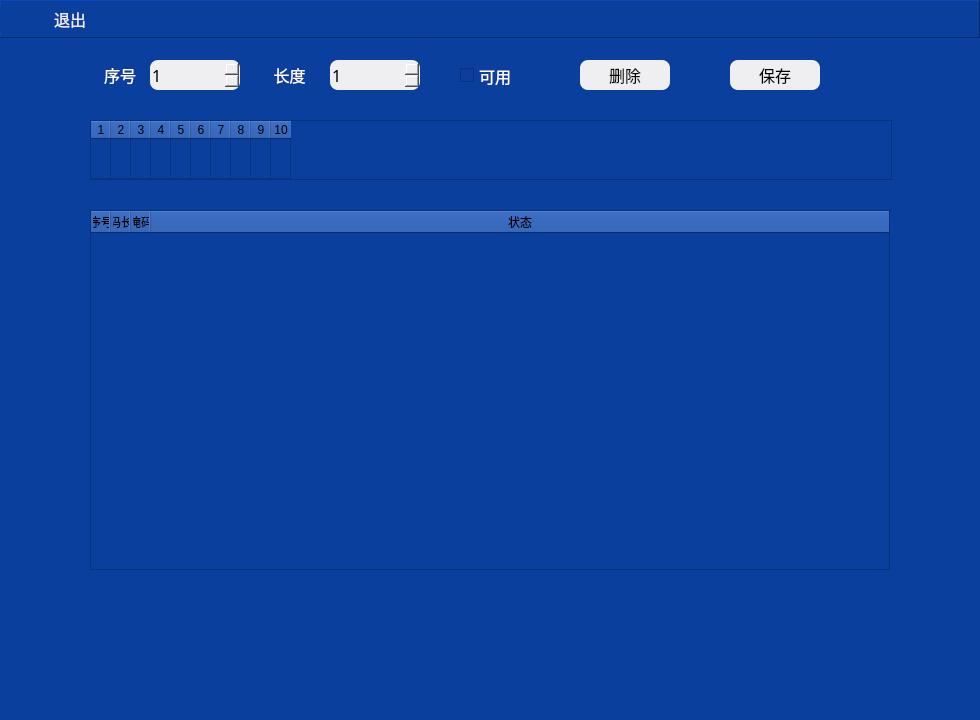
<?xml version="1.0" encoding="UTF-8"?>
<ui version="4.0">
 <class>parameterRule</class>
 <widget class="QWidget" name="parameterRule">
  <property name="geometry">
   <rect>
    <x>0</x>
    <y>0</y>
    <width>980</width>
    <height>720</height>
   </rect>
  </property>
  <property name="windowTitle">
   <string>编码规则</string>
  </property>
  <property name="styleSheet">
   <string notr="true">QWidget
{
background-color: rgb(11,63,158);
}
QRadioButton
{
color: rgb(255, 255, 255);
}
QLineEdit
{
border-radius:5px;
}

QSpinBox
{
border-radius:8px;
}
QToolButton
{
border-radius:8px;
}
QPushButton
{
border-radius:8px;
}</string>
  </property>
  <widget class="QFrame" name="frame_6">
   <property name="geometry">
    <rect>
     <x>0</x>
     <y>0</y>
     <width>980</width>
     <height>38</height>
    </rect>
   </property>
   <property name="frameShape">
    <enum>QFrame::Panel</enum>
   </property>
   <property name="frameShadow">
    <enum>QFrame::Raised</enum>
   </property>
   <widget class="QToolButton" name="toolButton_2">
    <property name="geometry">
     <rect>
      <x>0</x>
      <y>1</y>
      <width>140</width>
      <height>36</height>
     </rect>
    </property>
    <property name="font">
     <font>
      <family>微软雅黑</family>
      <pointsize>12</pointsize>
     </font>
    </property>
    <property name="styleSheet">
     <string notr="true">color: rgb(239, 239, 241);
border:0px;</string>
    </property>
    <property name="text">
     <string>退出</string>
    </property>
    <property name="icon">
     <iconset resource="image.qrc">
      <normaloff>:/resource/left-32.png</normaloff>:/resource/left-32.png</iconset>
    </property>
    <property name="iconSize">
     <size>
      <width>30</width>
      <height>30</height>
     </size>
    </property>
    <property name="toolButtonStyle">
     <enum>Qt::ToolButtonTextBesideIcon</enum>
    </property>
   </widget>
  </widget>
  <widget class="QSpinBox" name="spinBox_6">
   <property name="geometry">
    <rect>
     <x>330</x>
     <y>60</y>
     <width>90</width>
     <height>30</height>
    </rect>
   </property>
   <property name="font">
    <font>
     <family>微软雅黑</family>
     <pointsize>12</pointsize>
    </font>
   </property>
   <property name="styleSheet">
    <string notr="true">background-color: rgb(239, 239, 241);</string>
   </property>
   <property name="wrapping">
    <bool>false</bool>
   </property>
   <property name="frame">
    <bool>true</bool>
   </property>
   <property name="buttonSymbols">
    <enum>QAbstractSpinBox::UpDownArrows</enum>
   </property>
   <property name="minimum">
    <number>1</number>
   </property>
   <property name="maximum">
    <number>40</number>
   </property>
  </widget>
  <widget class="QLabel" name="label_26">
   <property name="geometry">
    <rect>
     <x>100</x>
     <y>60</y>
     <width>40</width>
     <height>30</height>
    </rect>
   </property>
   <property name="font">
    <font>
     <family>微软雅黑</family>
     <pointsize>12</pointsize>
    </font>
   </property>
   <property name="styleSheet">
    <string notr="true">color: rgb(255, 255, 255);
border:0px;</string>
   </property>
   <property name="text">
    <string>序号</string>
   </property>
   <property name="alignment">
    <set>Qt::AlignCenter</set>
   </property>
  </widget>
  <widget class="QPushButton" name="pushButton_5">
   <property name="geometry">
    <rect>
     <x>730</x>
     <y>60</y>
     <width>90</width>
     <height>30</height>
    </rect>
   </property>
   <property name="font">
    <font>
     <family>微软雅黑</family>
     <pointsize>12</pointsize>
    </font>
   </property>
   <property name="styleSheet">
    <string notr="true">background-color: rgb(239, 239, 241);</string>
   </property>
   <property name="text">
    <string>保存</string>
   </property>
  </widget>
  <widget class="QLabel" name="label_25">
   <property name="geometry">
    <rect>
     <x>259</x>
     <y>60</y>
     <width>61</width>
     <height>30</height>
    </rect>
   </property>
   <property name="font">
    <font>
     <family>微软雅黑</family>
     <pointsize>12</pointsize>
    </font>
   </property>
   <property name="styleSheet">
    <string notr="true">color: rgb(255, 255, 255);
border:0px;</string>
   </property>
   <property name="text">
    <string>长度</string>
   </property>
   <property name="alignment">
    <set>Qt::AlignCenter</set>
   </property>
  </widget>
  <widget class="QSpinBox" name="spinBox_7">
   <property name="geometry">
    <rect>
     <x>150</x>
     <y>60</y>
     <width>90</width>
     <height>30</height>
    </rect>
   </property>
   <property name="font">
    <font>
     <family>微软雅黑</family>
     <pointsize>12</pointsize>
    </font>
   </property>
   <property name="styleSheet">
    <string notr="true">background-color: rgb(239, 239, 241);</string>
   </property>
   <property name="wrapping">
    <bool>false</bool>
   </property>
   <property name="frame">
    <bool>true</bool>
   </property>
   <property name="buttonSymbols">
    <enum>QAbstractSpinBox::UpDownArrows</enum>
   </property>
   <property name="minimum">
    <number>1</number>
   </property>
   <property name="maximum">
    <number>37</number>
   </property>
  </widget>
  <widget class="QCheckBox" name="checkBox_20">
   <property name="geometry">
    <rect>
     <x>460</x>
     <y>63</y>
     <width>101</width>
     <height>25</height>
    </rect>
   </property>
   <property name="font">
    <font>
     <family>微软雅黑</family>
     <pointsize>12</pointsize>
    </font>
   </property>
   <property name="styleSheet">
    <string notr="true">color: rgb(255, 255, 255);</string>
   </property>
   <property name="text">
    <string>可用</string>
   </property>
  </widget>
  <widget class="QTableWidget" name="tableWidget_3">
   <property name="geometry">
    <rect>
     <x>90</x>
     <y>210</y>
     <width>800</width>
     <height>360</height>
    </rect>
   </property>
   <property name="styleSheet">
    <string notr="true">QTableWidget
{
color:rgb(239, 239, 241);
}

QHeaderView::section
{
color:rgb(0, 0, 0);
}</string>
   </property>
   <property name="verticalScrollBarPolicy">
    <enum>Qt::ScrollBarAsNeeded</enum>
   </property>
   <property name="horizontalScrollBarPolicy">
    <enum>Qt::ScrollBarAlwaysOff</enum>
   </property>
   <property name="sizeAdjustPolicy">
    <enum>QAbstractScrollArea::AdjustToContents</enum>
   </property>
   <property name="editTriggers">
    <set>QAbstractItemView::NoEditTriggers</set>
   </property>
   <property name="selectionBehavior">
    <enum>QAbstractItemView::SelectRows</enum>
   </property>
   <attribute name="horizontalHeaderDefaultSectionSize">
    <number>0</number>
   </attribute>
   <attribute name="horizontalHeaderMinimumSectionSize">
    <number>0</number>
   </attribute>
   <attribute name="horizontalHeaderStretchLastSection">
    <bool>true</bool>
   </attribute>
   <attribute name="verticalHeaderVisible">
    <bool>false</bool>
   </attribute>
   <attribute name="verticalHeaderMinimumSectionSize">
    <number>0</number>
   </attribute>
   <attribute name="verticalHeaderStretchLastSection">
    <bool>false</bool>
   </attribute>
   <column>
    <property name="text">
     <string>序号</string>
    </property>
    <property name="textAlignment">
     <set>AlignCenter</set>
    </property>
   </column>
   <column>
    <property name="text">
     <string>编码长度</string>
    </property>
    <property name="textAlignment">
     <set>AlignCenter</set>
    </property>
   </column>
   <column>
    <property name="text">
     <string>掩码</string>
    </property>
    <property name="textAlignment">
     <set>AlignCenter</set>
    </property>
   </column>
   <column>
    <property name="text">
     <string>状态</string>
    </property>
    <property name="textAlignment">
     <set>AlignCenter</set>
    </property>
   </column>
  </widget>
  <widget class="QPushButton" name="pushButton_4">
   <property name="geometry">
    <rect>
     <x>580</x>
     <y>60</y>
     <width>90</width>
     <height>30</height>
    </rect>
   </property>
   <property name="font">
    <font>
     <family>微软雅黑</family>
     <pointsize>12</pointsize>
    </font>
   </property>
   <property name="styleSheet">
    <string notr="true">background-color: rgb(239, 239, 241);</string>
   </property>
   <property name="text">
    <string>删除</string>
   </property>
  </widget>
  <widget class="QTableWidget" name="tableWidget">
   <property name="geometry">
    <rect>
     <x>90</x>
     <y>120</y>
     <width>802</width>
     <height>60</height>
    </rect>
   </property>
   <property name="sizePolicy">
    <sizepolicy hsizetype="Expanding" vsizetype="Expanding">
     <horstretch>0</horstretch>
     <verstretch>0</verstretch>
    </sizepolicy>
   </property>
   <property name="styleSheet">
    <string notr="true">QTableWidget
{
color:rgb(239, 239, 241);
}

QHeaderView::section
{
color:rgb(0, 0, 0);
}</string>
   </property>
   <property name="editTriggers">
    <set>QAbstractItemView::NoEditTriggers</set>
   </property>
   <attribute name="horizontalHeaderDefaultSectionSize">
    <number>20</number>
   </attribute>
   <attribute name="horizontalHeaderStretchLastSection">
    <bool>false</bool>
   </attribute>
   <attribute name="verticalHeaderVisible">
    <bool>false</bool>
   </attribute>
   <attribute name="verticalHeaderStretchLastSection">
    <bool>true</bool>
   </attribute>
   <row>
    <property name="text">
     <string>新建行</string>
    </property>
    <property name="font">
     <font>
      <family>微软雅黑</family>
      <pointsize>12</pointsize>
     </font>
    </property>
    <property name="textAlignment">
     <set>AlignHCenter|AlignBottom</set>
    </property>
   </row>
   <column>
    <property name="text">
     <string>1</string>
    </property>
   </column>
   <column>
    <property name="text">
     <string>2</string>
    </property>
   </column>
   <column>
    <property name="text">
     <string>3</string>
    </property>
   </column>
   <column>
    <property name="text">
     <string>4</string>
    </property>
   </column>
   <column>
    <property name="text">
     <string>5</string>
    </property>
   </column>
   <column>
    <property name="text">
     <string>6</string>
    </property>
   </column>
   <column>
    <property name="text">
     <string>7</string>
    </property>
   </column>
   <column>
    <property name="text">
     <string>8</string>
    </property>
   </column>
   <column>
    <property name="text">
     <string>9</string>
    </property>
   </column>
   <column>
    <property name="text">
     <string>10</string>
    </property>
   </column>
   <item row="0" column="0">
    <property name="text">
     <string/>
    </property>
    <property name="textAlignment">
     <set>AlignCenter</set>
    </property>
   </item>
   <item row="0" column="1">
    <property name="text">
     <string/>
    </property>
    <property name="textAlignment">
     <set>AlignCenter</set>
    </property>
   </item>
   <item row="0" column="2">
    <property name="text">
     <string/>
    </property>
    <property name="textAlignment">
     <set>AlignCenter</set>
    </property>
   </item>
  </widget>
 </widget>
 <resources>
  <include location="image.qrc"/>
 </resources>
 <connections/>
</ui>
